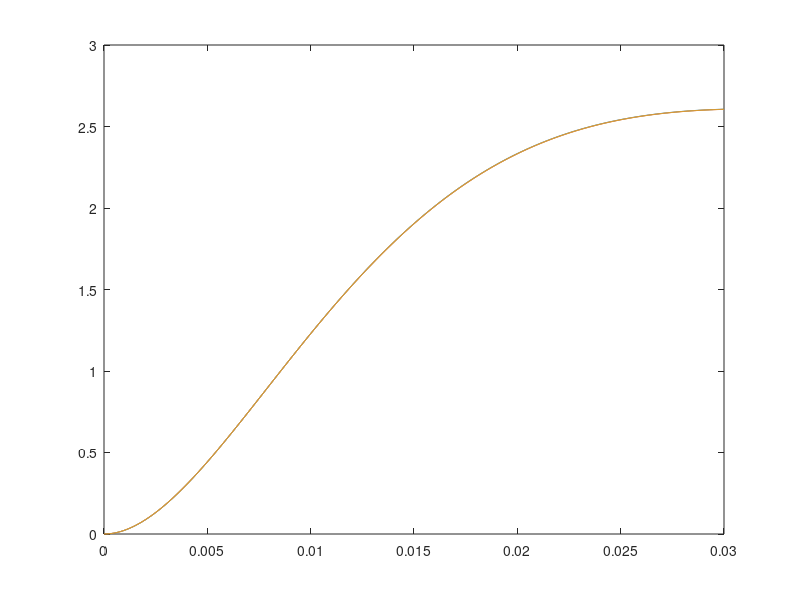

Source code (MATLAB):
clear all
close all

epsilon = 5.0;L =0.1;R =10;C=1E-3;
v0=0;

h=0.00001;
t = 0:h:3*R*C;
N = length(t);

a = 1/(R*C)+R/L;
b = 2/(L*C);
c = epsilon/(L*C);

v = nan(1,N);v(1) = v0;
x = nan(1,N);x(1) = 0;
for k=1:N-1
   v(k+1) = v(k) +(-a*v(k)-b*x(k)+c)*h;
   x(k+1) = x(k) + v(k)*h;
   if abs(x(k)-x(k+1)-epsilon/2) < 10E-6
       break
   end
end
plot(t,x)

%b
epsilon = 5.0;L =0.1;R =10;C=1E-3;
v0=0;

h=0.00001;
t = 0:h:3*R*C;
N = length(t);

a = 1/(R*C)+R/L;
b = 2/(L*C);
c = epsilon/(L*C);

v = nan(1,N);v(1) = v0;
x = nan(1,N);x(1) = 0;

A = [h*b a*h+1;1 -1*h];
B = [v(1)+h*c;x(1)];
for k=1:N-1
   Z = linsolve(A,B);
   v(k+1) = Z(2);
   x(k+1) = Z(1);
   B = [v(k+1)+h*c;x(k+1)];
   if abs(x(k)-x(k+1)-epsilon/2) < 10E-6
       break
   end
end
hold on
plot(t,x)

%c
epsilon = 5.0;L =0.1;R =10;C=1E-3;
v0=0;

h=0.00001;
t = 0:h:3*R*C;
N = length(t);

a = 1/(R*C)+R/L;
b = 2/(L*C);
c = epsilon/(L*C);

v = nan(1,N);v(1) = v0;
x = nan(1,N);x(1) = 0;

fv = @(X,V) -a*V-b*X+c;
fx = @(V) V;
for k=1:N-1
    r1x = fx(v(k));
    r1v = fv(x(k),v(k));
    
    r2x = fx(v(k)+h/2*r1v);
    r2v = fv(x(k)+h/2*r1x,v(k)+h/2*r1v);
    
    x(k+1) = x(k)+r2x*h;
    v(k+1) = v(k)+r2v*h;
end
plot(t,x)